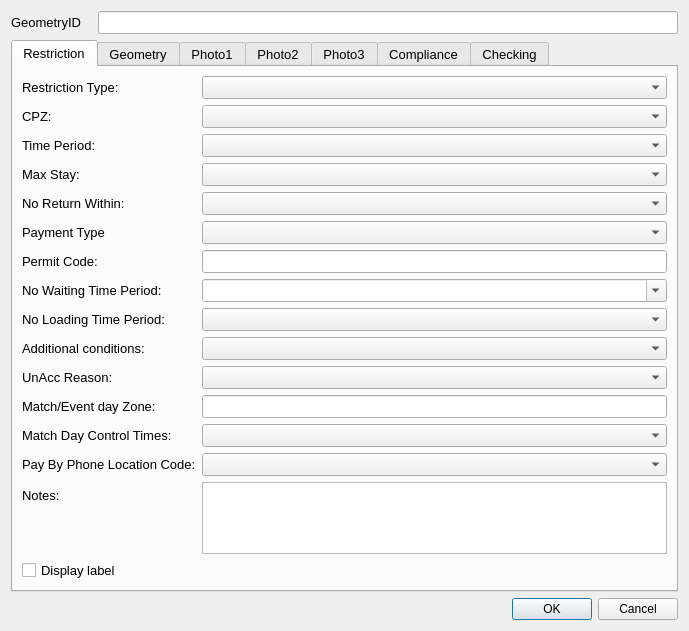
<?xml version="1.0" encoding="UTF-8"?>
<ui version="4.0">
 <class>restrictionDialog</class>
 <widget class="QDialog" name="restrictionDialog">
  <property name="geometry">
   <rect>
    <x>0</x>
    <y>0</y>
    <width>689</width>
    <height>550</height>
   </rect>
  </property>
  <property name="sizePolicy">
   <sizepolicy hsizetype="Fixed" vsizetype="Fixed">
    <horstretch>0</horstretch>
    <verstretch>0</verstretch>
   </sizepolicy>
  </property>
  <property name="minimumSize">
   <size>
    <width>0</width>
    <height>0</height>
   </size>
  </property>
  <property name="maximumSize">
   <size>
    <width>750</width>
    <height>550</height>
   </size>
  </property>
  <property name="font">
   <font>
    <family>Arial</family>
   </font>
  </property>
  <property name="windowTitle">
   <string>Dialog</string>
  </property>
  <property name="sizeGripEnabled">
   <bool>false</bool>
  </property>
  <layout class="QFormLayout" name="formLayout_3">
   <item row="0" column="0">
    <widget class="QLabel" name="label">
     <property name="minimumSize">
      <size>
       <width>81</width>
       <height>16</height>
      </size>
     </property>
     <property name="font">
      <font>
       <family>Arial</family>
       <pointsize>10</pointsize>
      </font>
     </property>
     <property name="text">
      <string>GeometryID</string>
     </property>
    </widget>
   </item>
   <item row="0" column="1">
    <widget class="QLineEdit" name="GeometryID">
     <property name="font">
      <font>
       <family>Arial</family>
       <pointsize>10</pointsize>
      </font>
     </property>
     <property name="inputMask">
      <string/>
     </property>
     <property name="readOnly">
      <bool>true</bool>
     </property>
     <property name="placeholderText">
      <string/>
     </property>
    </widget>
   </item>
   <item row="3" column="1">
    <widget class="QDialogButtonBox" name="button_box">
     <property name="orientation">
      <enum>Qt::Horizontal</enum>
     </property>
     <property name="standardButtons">
      <set>QDialogButtonBox::Cancel|QDialogButtonBox::Ok</set>
     </property>
    </widget>
   </item>
   <item row="1" column="0" colspan="2">
    <widget class="QTabWidget" name="tabWidget">
     <property name="minimumSize">
      <size>
       <width>0</width>
       <height>0</height>
      </size>
     </property>
     <property name="font">
      <font>
       <family>Arial</family>
       <pointsize>10</pointsize>
      </font>
     </property>
     <property name="cursor">
      <cursorShape>IBeamCursor</cursorShape>
     </property>
     <property name="mouseTracking">
      <bool>true</bool>
     </property>
     <property name="acceptDrops">
      <bool>true</bool>
     </property>
     <property name="currentIndex">
      <number>0</number>
     </property>
     <widget class="QWidget" name="restrictionTab">
      <property name="focusPolicy">
       <enum>Qt::NoFocus</enum>
      </property>
      <attribute name="title">
       <string>Restriction</string>
      </attribute>
      <layout class="QFormLayout" name="formLayout">
       <property name="fieldGrowthPolicy">
        <enum>QFormLayout::AllNonFixedFieldsGrow</enum>
       </property>
       <item row="0" column="0">
        <widget class="QLabel" name="lbl_RestrictionType">
         <property name="minimumSize">
          <size>
           <width>90</width>
           <height>16</height>
          </size>
         </property>
         <property name="font">
          <font>
           <family>Arial</family>
           <pointsize>10</pointsize>
          </font>
         </property>
         <property name="text">
          <string>Restriction Type:</string>
         </property>
        </widget>
       </item>
       <item row="0" column="1">
        <widget class="QComboBox" name="RestrictionTypeID">
         <property name="currentIndex">
          <number>-1</number>
         </property>
        </widget>
       </item>
       <item row="3" column="0">
        <widget class="QLabel" name="lbl_TimePeriod">
         <property name="minimumSize">
          <size>
           <width>90</width>
           <height>16</height>
          </size>
         </property>
         <property name="font">
          <font>
           <family>Arial</family>
           <pointsize>10</pointsize>
          </font>
         </property>
         <property name="text">
          <string>Time Period:</string>
         </property>
        </widget>
       </item>
       <item row="3" column="1">
        <widget class="QComboBox" name="TimePeriodID"/>
       </item>
       <item row="4" column="0">
        <widget class="QLabel" name="lbl_MaxStay">
         <property name="minimumSize">
          <size>
           <width>90</width>
           <height>16</height>
          </size>
         </property>
         <property name="font">
          <font>
           <family>Arial</family>
           <pointsize>10</pointsize>
          </font>
         </property>
         <property name="text">
          <string>Max Stay:</string>
         </property>
        </widget>
       </item>
       <item row="4" column="1">
        <widget class="QComboBox" name="MaxStayID"/>
       </item>
       <item row="5" column="0">
        <widget class="QLabel" name="lbl_NoReturn">
         <property name="minimumSize">
          <size>
           <width>90</width>
           <height>16</height>
          </size>
         </property>
         <property name="font">
          <font>
           <family>Arial</family>
           <pointsize>10</pointsize>
          </font>
         </property>
         <property name="text">
          <string>No Return Within:</string>
         </property>
        </widget>
       </item>
       <item row="5" column="1">
        <widget class="QComboBox" name="NoReturnID"/>
       </item>
       <item row="7" column="0">
        <widget class="QLabel" name="lbl_PaymentType">
         <property name="minimumSize">
          <size>
           <width>90</width>
           <height>16</height>
          </size>
         </property>
         <property name="font">
          <font>
           <family>Arial</family>
           <pointsize>10</pointsize>
          </font>
         </property>
         <property name="text">
          <string>Payment Type</string>
         </property>
        </widget>
       </item>
       <item row="7" column="1">
        <widget class="QComboBox" name="PayTypeID">
         <property name="currentIndex">
          <number>-1</number>
         </property>
        </widget>
       </item>
       <item row="8" column="0">
        <widget class="QLabel" name="lbl_permitCode">
         <property name="text">
          <string>Permit Code:</string>
         </property>
        </widget>
       </item>
       <item row="8" column="1">
        <widget class="QLineEdit" name="PermitCode"/>
       </item>
       <item row="11" column="0">
        <widget class="QLabel" name="lbl_AdditionalConditions">
         <property name="minimumSize">
          <size>
           <width>90</width>
           <height>16</height>
          </size>
         </property>
         <property name="font">
          <font>
           <family>Arial</family>
           <pointsize>10</pointsize>
          </font>
         </property>
         <property name="text">
          <string>Additional conditions:</string>
         </property>
        </widget>
       </item>
       <item row="11" column="1">
        <widget class="QComboBox" name="AdditionalConditionID">
         <property name="currentIndex">
          <number>-1</number>
         </property>
        </widget>
       </item>
       <item row="19" column="1">
        <widget class="QTextEdit" name="Notes"/>
       </item>
       <item row="19" column="0">
        <widget class="QLabel" name="label_2">
         <property name="text">
          <string>Notes:</string>
         </property>
        </widget>
       </item>
       <item row="1" column="0">
        <widget class="QLabel" name="lbl_CPZ">
         <property name="text">
          <string>CPZ:</string>
         </property>
        </widget>
       </item>
       <item row="1" column="1">
        <widget class="QComboBox" name="CPZ"/>
       </item>
       <item row="14" column="0">
        <widget class="QLabel" name="label_7">
         <property name="text">
          <string>Match Day Control Times:</string>
         </property>
        </widget>
       </item>
       <item row="14" column="1">
        <widget class="QComboBox" name="MatchDayTimePeriodID"/>
       </item>
       <item row="17" column="0">
        <widget class="QLabel" name="label_13">
         <property name="text">
          <string>Pay By Phone Location Code:</string>
         </property>
        </widget>
       </item>
       <item row="17" column="1">
        <widget class="QComboBox" name="PayParkingAreaID"/>
       </item>
       <item row="10" column="1">
        <widget class="QComboBox" name="NoLoadingTimeID"/>
       </item>
       <item row="9" column="1">
        <widget class="QComboBox" name="NoWaitingTimeID">
         <property name="editable">
          <bool>true</bool>
         </property>
        </widget>
       </item>
       <item row="9" column="0">
        <widget class="QLabel" name="lbl_WaitingTimePeriod">
         <property name="sizePolicy">
          <sizepolicy hsizetype="Preferred" vsizetype="Preferred">
           <horstretch>0</horstretch>
           <verstretch>0</verstretch>
          </sizepolicy>
         </property>
         <property name="minimumSize">
          <size>
           <width>0</width>
           <height>0</height>
          </size>
         </property>
         <property name="font">
          <font>
           <family>Arial</family>
           <pointsize>10</pointsize>
          </font>
         </property>
         <property name="text">
          <string>No Waiting Time Period:</string>
         </property>
         <property name="wordWrap">
          <bool>true</bool>
         </property>
        </widget>
       </item>
       <item row="10" column="0">
        <widget class="QLabel" name="lbl_WaitingTimePeriod_2">
         <property name="minimumSize">
          <size>
           <width>0</width>
           <height>0</height>
          </size>
         </property>
         <property name="font">
          <font>
           <family>Arial</family>
           <pointsize>10</pointsize>
          </font>
         </property>
         <property name="text">
          <string>No Loading Time Period:</string>
         </property>
         <property name="wordWrap">
          <bool>true</bool>
         </property>
        </widget>
       </item>
       <item row="12" column="0">
        <widget class="QLabel" name="label_14">
         <property name="text">
          <string>UnAcc Reason:</string>
         </property>
        </widget>
       </item>
       <item row="12" column="1">
        <widget class="QComboBox" name="UnacceptableTypeID"/>
       </item>
       <item row="13" column="0">
        <widget class="QLabel" name="label_15">
         <property name="text">
          <string>Match/Event day Zone:</string>
         </property>
        </widget>
       </item>
       <item row="13" column="1">
        <widget class="QLineEdit" name="MatchDayEventDayZone"/>
       </item>
       <item row="20" column="0">
        <widget class="QCheckBox" name="DisplayLabel">
         <property name="text">
          <string>Display label</string>
         </property>
        </widget>
       </item>
      </layout>
     </widget>
     <widget class="QWidget" name="geometryTab">
      <attribute name="title">
       <string>Geometry</string>
      </attribute>
      <layout class="QGridLayout" name="gridLayout_2">
       <item row="8" column="0">
        <widget class="QLabel" name="label_4">
         <property name="text">
          <string>Last Update Date:</string>
         </property>
        </widget>
       </item>
       <item row="11" column="1" colspan="2">
        <widget class="QLineEdit" name="RestrictionID"/>
       </item>
       <item row="1" column="1" colspan="4">
        <widget class="QLineEdit" name="RoadName"/>
       </item>
       <item row="4" column="0">
        <widget class="QLabel" name="lbl_Orientation">
         <property name="minimumSize">
          <size>
           <width>90</width>
           <height>16</height>
          </size>
         </property>
         <property name="font">
          <font>
           <family>Arial</family>
           <pointsize>10</pointsize>
          </font>
         </property>
         <property name="text">
          <string>Orientation (echelon only):</string>
         </property>
        </widget>
       </item>
       <item row="11" column="0">
        <widget class="QLabel" name="lbl_RoadName_2">
         <property name="minimumSize">
          <size>
           <width>90</width>
           <height>16</height>
          </size>
         </property>
         <property name="font">
          <font>
           <family>Arial</family>
           <pointsize>10</pointsize>
          </font>
         </property>
         <property name="text">
          <string>RestrictionID</string>
         </property>
        </widget>
       </item>
       <item row="4" column="1">
        <widget class="QLineEdit" name="BayOrientation"/>
       </item>
       <item row="1" column="0">
        <widget class="QLabel" name="lbl_RoadName">
         <property name="minimumSize">
          <size>
           <width>90</width>
           <height>16</height>
          </size>
         </property>
         <property name="font">
          <font>
           <family>Arial</family>
           <pointsize>10</pointsize>
          </font>
         </property>
         <property name="text">
          <string>Road Name:</string>
         </property>
        </widget>
       </item>
       <item row="4" column="3">
        <widget class="QLabel" name="lbl_AzToRoadCL">
         <property name="minimumSize">
          <size>
           <width>90</width>
           <height>16</height>
          </size>
         </property>
         <property name="font">
          <font>
           <family>Arial</family>
           <pointsize>10</pointsize>
          </font>
         </property>
         <property name="text">
          <string>Direction to Road Centreline:</string>
         </property>
         <property name="wordWrap">
          <bool>true</bool>
         </property>
        </widget>
       </item>
       <item row="3" column="1" colspan="4">
        <widget class="QComboBox" name="GeomShapeID">
         <property name="editable">
          <bool>false</bool>
         </property>
         <property name="currentIndex">
          <number>-1</number>
         </property>
        </widget>
       </item>
       <item row="3" column="0">
        <widget class="QLabel" name="lbl_GeometryType">
         <property name="minimumSize">
          <size>
           <width>90</width>
           <height>16</height>
          </size>
         </property>
         <property name="font">
          <font>
           <family>Arial</family>
           <pointsize>10</pointsize>
          </font>
         </property>
         <property name="text">
          <string>Geometry Type</string>
         </property>
        </widget>
       </item>
       <item row="4" column="5">
        <widget class="QToolButton" name="toolButton_2">
         <property name="text">
          <string>...</string>
         </property>
        </widget>
       </item>
       <item row="5" column="1">
        <widget class="QLineEdit" name="NrBays">
         <property name="text">
          <string/>
         </property>
        </widget>
       </item>
       <item row="0" column="0">
        <widget class="QLabel" name="label_5">
         <property name="font">
          <font>
           <family>Arial</family>
           <pointsize>10</pointsize>
          </font>
         </property>
         <property name="text">
          <string>Length (m):</string>
         </property>
        </widget>
       </item>
       <item row="8" column="1" colspan="3">
        <widget class="QDateTimeEdit" name="LastUpdateDateTime">
         <property name="readOnly">
          <bool>true</bool>
         </property>
        </widget>
       </item>
       <item row="2" column="0">
        <widget class="QLabel" name="label_3">
         <property name="text">
          <string>USRN:</string>
         </property>
        </widget>
       </item>
       <item row="9" column="0">
        <widget class="QLabel" name="label_6">
         <property name="text">
          <string>Last Changed By:</string>
         </property>
        </widget>
       </item>
       <item row="9" column="1" colspan="3">
        <widget class="QLineEdit" name="LastUpdatePerson">
         <property name="readOnly">
          <bool>true</bool>
         </property>
        </widget>
       </item>
       <item row="0" column="1" colspan="3">
        <widget class="QLineEdit" name="RestrictionLength">
         <property name="font">
          <font>
           <family>Arial</family>
           <pointsize>10</pointsize>
          </font>
         </property>
         <property name="readOnly">
          <bool>true</bool>
         </property>
        </widget>
       </item>
       <item row="5" column="0">
        <widget class="QLabel" name="lbl_NrBays">
         <property name="minimumSize">
          <size>
           <width>90</width>
           <height>16</height>
          </size>
         </property>
         <property name="font">
          <font>
           <family>Arial</family>
           <pointsize>10</pointsize>
          </font>
         </property>
         <property name="text">
          <string>Number of Bays:</string>
         </property>
        </widget>
       </item>
       <item row="2" column="1" colspan="2">
        <widget class="QLineEdit" name="USRN"/>
       </item>
       <item row="4" column="4">
        <widget class="QLineEdit" name="AzimuthToRoadCentreLine">
         <property name="text">
          <string/>
         </property>
        </widget>
       </item>
       <item row="4" column="2">
        <widget class="QToolButton" name="toolButton">
         <property name="text">
          <string>...</string>
         </property>
        </widget>
       </item>
       <item row="5" column="3">
        <widget class="QLabel" name="label_16">
         <property name="text">
          <string>Bay Width:</string>
         </property>
        </widget>
       </item>
       <item row="5" column="4">
        <widget class="QLineEdit" name="BayWidth"/>
       </item>
       <item row="6" column="0">
        <widget class="QLabel" name="label_17">
         <property name="text">
          <string>Capacity</string>
         </property>
        </widget>
       </item>
       <item row="6" column="1">
        <widget class="QLineEdit" name="Capacity"/>
       </item>
      </layout>
     </widget>
     <widget class="QWidget" name="Photos_Tab_01">
      <attribute name="title">
       <string>Photo1</string>
      </attribute>
      <layout class="QGridLayout" name="gridLayout_5">
       <item row="1" column="0">
        <widget class="QPushButton" name="startCamera1">
         <property name="text">
          <string>open Camera</string>
         </property>
        </widget>
       </item>
       <item row="1" column="1">
        <widget class="QPushButton" name="getPhoto1">
         <property name="text">
          <string>take Photo</string>
         </property>
        </widget>
       </item>
       <item row="0" column="0" colspan="2">
        <widget class="QLabel" name="Photo_Widget_01">
         <property name="sizePolicy">
          <sizepolicy hsizetype="Fixed" vsizetype="Fixed">
           <horstretch>0</horstretch>
           <verstretch>0</verstretch>
          </sizepolicy>
         </property>
         <property name="maximumSize">
          <size>
           <width>640</width>
           <height>480</height>
          </size>
         </property>
         <property name="autoFillBackground">
          <bool>true</bool>
         </property>
         <property name="text">
          <string>Photo not found</string>
         </property>
        </widget>
       </item>
      </layout>
     </widget>
     <widget class="QWidget" name="Photos_Tab_02">
      <attribute name="title">
       <string>Photo2</string>
      </attribute>
      <layout class="QGridLayout" name="gridLayout_3">
       <item row="1" column="0">
        <widget class="QPushButton" name="startCamera2">
         <property name="text">
          <string>open Camera</string>
         </property>
        </widget>
       </item>
       <item row="1" column="1">
        <widget class="QPushButton" name="getPhoto2">
         <property name="text">
          <string>take Photo</string>
         </property>
        </widget>
       </item>
       <item row="0" column="0" colspan="2">
        <widget class="QLabel" name="Photo_Widget_02">
         <property name="sizePolicy">
          <sizepolicy hsizetype="Fixed" vsizetype="Fixed">
           <horstretch>0</horstretch>
           <verstretch>0</verstretch>
          </sizepolicy>
         </property>
         <property name="maximumSize">
          <size>
           <width>640</width>
           <height>480</height>
          </size>
         </property>
         <property name="font">
          <font>
           <family>Sans Serif</family>
           <pointsize>10</pointsize>
          </font>
         </property>
         <property name="autoFillBackground">
          <bool>true</bool>
         </property>
         <property name="text">
          <string>Photo not found</string>
         </property>
        </widget>
       </item>
      </layout>
     </widget>
     <widget class="QWidget" name="Photos_Tab_03">
      <attribute name="title">
       <string>Photo3</string>
      </attribute>
      <layout class="QGridLayout" name="gridLayout_10">
       <item row="0" column="0" colspan="2">
        <widget class="QLabel" name="Photo_Widget_03">
         <property name="sizePolicy">
          <sizepolicy hsizetype="Fixed" vsizetype="Fixed">
           <horstretch>0</horstretch>
           <verstretch>0</verstretch>
          </sizepolicy>
         </property>
         <property name="maximumSize">
          <size>
           <width>640</width>
           <height>480</height>
          </size>
         </property>
         <property name="font">
          <font>
           <family>Sans Serif</family>
           <pointsize>10</pointsize>
          </font>
         </property>
         <property name="autoFillBackground">
          <bool>true</bool>
         </property>
         <property name="text">
          <string>Photo not found</string>
         </property>
        </widget>
       </item>
       <item row="1" column="0">
        <widget class="QPushButton" name="startCamera3">
         <property name="text">
          <string>open Camera</string>
         </property>
        </widget>
       </item>
       <item row="1" column="1">
        <widget class="QPushButton" name="getPhoto3">
         <property name="text">
          <string>take Photo</string>
         </property>
        </widget>
       </item>
      </layout>
     </widget>
     <widget class="QWidget" name="complianceTab">
      <attribute name="title">
       <string>Compliance</string>
      </attribute>
      <layout class="QFormLayout" name="formLayout_2">
       <item row="0" column="0">
        <widget class="QLabel" name="label_8">
         <property name="text">
          <string>Road Markings Condition:</string>
         </property>
        </widget>
       </item>
       <item row="0" column="1">
        <widget class="QComboBox" name="ComplianceRoadMarkingsFaded"/>
       </item>
       <item row="1" column="0">
        <widget class="QLabel" name="label_9">
         <property name="text">
          <string>Restriction-&gt;Sign:</string>
         </property>
        </widget>
       </item>
       <item row="1" column="1">
        <widget class="QComboBox" name="ComplianceRestrictionSignIssue"/>
       </item>
       <item row="2" column="0">
        <widget class="QLabel" name="label_10">
         <property name="text">
          <string>Compliance notes:</string>
         </property>
        </widget>
       </item>
       <item row="2" column="1">
        <widget class="QTextEdit" name="ComplianceNotes"/>
       </item>
      </layout>
     </widget>
     <widget class="QWidget" name="checkingTab">
      <attribute name="title">
       <string>Checking</string>
      </attribute>
      <layout class="QFormLayout" name="formLayout_6">
       <item row="0" column="0">
        <widget class="QLabel" name="label_20">
         <property name="text">
          <string>Check issue type:</string>
         </property>
        </widget>
       </item>
       <item row="0" column="1">
        <widget class="QComboBox" name="MHTC_CheckIssueTypeID"/>
       </item>
       <item row="1" column="0">
        <widget class="QLabel" name="label_21">
         <property name="text">
          <string>Check issue notes:</string>
         </property>
        </widget>
       </item>
       <item row="1" column="1">
        <widget class="QTextEdit" name="MHTC_CheckNotes"/>
       </item>
       <item row="3" column="0">
        <widget class="QCheckBox" name="FieldCheckCompleted">
         <property name="text">
          <string>Field check completed</string>
         </property>
        </widget>
       </item>
       <item row="2" column="0">
        <spacer name="verticalSpacer_2">
         <property name="orientation">
          <enum>Qt::Vertical</enum>
         </property>
         <property name="sizeHint" stdset="0">
          <size>
           <width>20</width>
           <height>20</height>
          </size>
         </property>
        </spacer>
       </item>
       <item row="6" column="0">
        <widget class="QLabel" name="label_11">
         <property name="text">
          <string>Checked by:</string>
         </property>
        </widget>
       </item>
       <item row="5" column="0">
        <spacer name="verticalSpacer_3">
         <property name="orientation">
          <enum>Qt::Vertical</enum>
         </property>
         <property name="sizeHint" stdset="0">
          <size>
           <width>20</width>
           <height>10</height>
          </size>
         </property>
        </spacer>
       </item>
       <item row="8" column="0">
        <widget class="QLabel" name="label_12">
         <property name="text">
          <string>Check date:</string>
         </property>
        </widget>
       </item>
       <item row="6" column="1">
        <widget class="QLineEdit" name="Last_MHTC_Check_UpdatePerson"/>
       </item>
       <item row="8" column="1">
        <widget class="QDateTimeEdit" name="Last_MHTC_Check_UpdateDateTime"/>
       </item>
      </layout>
     </widget>
    </widget>
   </item>
  </layout>
 </widget>
 <resources/>
 <connections>
  <connection>
   <sender>button_box</sender>
   <signal>accepted()</signal>
   <receiver>restrictionDialog</receiver>
   <slot>accept()</slot>
   <hints>
    <hint type="sourcelabel">
     <x>310</x>
     <y>465</y>
    </hint>
    <hint type="destinationlabel">
     <x>249</x>
     <y>239</y>
    </hint>
   </hints>
  </connection>
  <connection>
   <sender>button_box</sender>
   <signal>rejected()</signal>
   <receiver>restrictionDialog</receiver>
   <slot>reject()</slot>
   <hints>
    <hint type="sourcelabel">
     <x>310</x>
     <y>465</y>
    </hint>
    <hint type="destinationlabel">
     <x>249</x>
     <y>239</y>
    </hint>
   </hints>
  </connection>
 </connections>
</ui>
